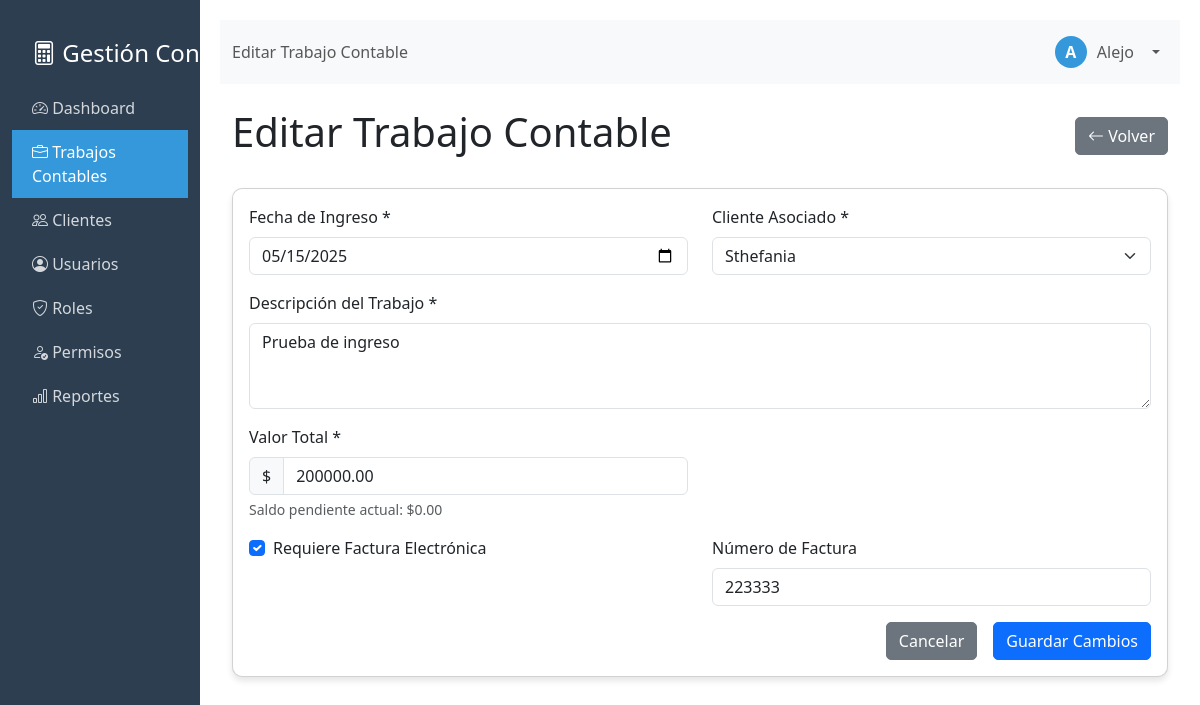
The app's page /editar_trabajo.php?id=4 (signed in) with its own data.
### tables this page shows
CREATE TABLE `trabajos_contables` (
  `id` int(11) NOT NULL,
  `cliente_id` int(11) DEFAULT NULL,
  `fecha_ingreso` date NOT NULL,
  `fecha_inicio` date DEFAULT NULL,
  `nombre_cliente` varchar(100) NOT NULL,
  `descripcion` text NOT NULL,
  `valor_total` decimal(10,2) NOT NULL,
  `abonos_realizados` decimal(10,2) DEFAULT 0.00,
  `saldo_pendiente` decimal(10,2) NOT NULL,
  `requiere_factura` tinyint(1) DEFAULT 0,
  `numero_factura` varchar(50) DEFAULT NULL,
  `estado` enum('recibido','en_fabricacion','entregado') DEFAULT 'recibido',
  `fecha_cambio_estado` timestamp NOT NULL DEFAULT current_timestamp(),
  `fecha_creacion` timestamp NOT NULL DEFAULT current_timestamp(),
  `fecha_actualizacion` timestamp NOT NULL DEFAULT current_timestamp() ON UPDATE current_timestamp()
);

CREATE TABLE `clientes` (
  `id` int(11) NOT NULL,
  `nombre_completo` varchar(255) NOT NULL,
  `tipo_documento` varchar(50) DEFAULT NULL,
  `numero_documento` varchar(50) DEFAULT NULL,
  `direccion` text DEFAULT NULL,
  `telefono` varchar(50) DEFAULT NULL,
  `email` varchar(100) DEFAULT NULL,
  `fecha_registro` timestamp NOT NULL DEFAULT current_timestamp()
);

### editar_trabajo.php (the view, shortened to what this page needs)
<?php
require_once 'config/database.php';
$id = $_GET['id'];
$error = '';
$lista_clientes = [];
try {
    $stmt_clientes = $pdo->query("SELECT id, nombre_completo FROM clientes ORDER BY nombre_completo ASC");
    $lista_clientes = $stmt_clientes->fetchAll(PDO::FETCH_ASSOC);
} catch (PDOException $e) {
    $error_clientes = "Error al cargar la lista de clientes: " . $e->getMessage();
}
$stmt = $pdo->prepare("SELECT * FROM trabajos_contables WHERE id = ?");
$stmt->execute([$id]);
$trabajo = $stmt->fetch(PDO::FETCH_ASSOC);
?>
<div class="container-fluid">
    <div class="d-flex justify-content-between align-items-center mb-4">
        <h1>Editar Trabajo Contable</h1>
        <a href="ver_trabajo.php?id=<?php echo $id; ?>" class="btn btn-secondary">
            <i class="bi bi-arrow-left"></i> Volver
        </a>
    </div>
    <div class="card">
        <div class="card-body">
            <form method="POST" class="needs-validation" novalidate>
                <div class="row mb-3">
                    <div class="col-md-6">
                        <label for="fecha_ingreso" class="form-label">Fecha de Ingreso *</label>
                        <input type="date" class="form-control" id="fecha_ingreso" name="fecha_ingreso"
                               value="<?php echo $trabajo['fecha_ingreso']; ?>" required>
                    </div>
                    <div class="col-md-6">
                        <label for="cliente_id" class="form-label">Cliente Asociado *</label>
                        <select class="form-select <?php echo (isset($error) && strpos($error, 'Cliente') !== false) ? 'is-invalid' : ''; ?>" id="cliente_id" name="cliente_id" required>
                            <?php if (!empty($lista_clientes)): ?>
                                <?php foreach ($lista_clientes as $cliente_item): ?>
                                    <option value="<?php echo htmlspecialchars($cliente_item['id']); ?>"
                                        <?php echo (isset($trabajo['cliente_id']) && $trabajo['cliente_id'] == $cliente_item['id']) ? 'selected' : ''; ?>>
                                        <?php echo htmlspecialchars($cliente_item['nombre_completo']); ?>
                                    </option>
                                <?php endforeach; ?>
                            <?php endif; ?>
                        </select>
                    </div>
                </div>
                <div class="mb-3">
                    <label for="descripcion" class="form-label">Descripción del Trabajo *</label>
                    <textarea class="form-control" id="descripcion" name="descripcion" rows="3" required><?php
                        echo htmlspecialchars($trabajo['descripcion']);
                    ?></textarea>
                </div>
                <div class="row mb-3">
                    <div class="col-md-6">
                        <label for="valor_total" class="form-label">Valor Total *</label>
                        <div class="input-group">
                            <span class="input-group-text">$</span>
                            <input type="number" class="form-control" id="valor_total" name="valor_total"
                                   step="0.01" min="0" value="<?php echo $trabajo['valor_total']; ?>" required>
                        </div>
                        <div class="form-text">
                            Saldo pendiente actual: $<?php echo number_format($trabajo['saldo_pendiente'], 2); ?>
                        </div>
                    </div>
                </div>
                <div class="row mb-3">
                    <div class="col-md-6">
                        <div class="form-check">
                            <input class="form-check-input" type="checkbox" id="requiere_factura" name="requiere_factura"
                                   <?php echo $trabajo['requiere_factura'] ? 'checked' : ''; ?>>
                            <label class="form-check-label" for="requiere_factura">
                                Requiere Factura Electrónica
                            </label>
                        </div>
                    </div>
                    <div class="col-md-6">
                        <label for="numero_factura" class="form-label">Número de Factura</label>
                        <input type="text" class="form-control" id="numero_factura" name="numero_factura"
                               value="<?php echo htmlspecialchars($trabajo['numero_factura'] ?? ''); ?>">
                    </div>
                </div>
                <div class="d-grid gap-2 d-md-flex justify-content-md-end">
                    <a href="ver_trabajo.php?id=<?php echo $id; ?>" class="btn btn-secondary me-md-2">Cancelar</a>
                    <button type="submit" class="btn btn-primary">Guardar Cambios</button>
                </div>
            </form>
        </div>
    </div>
</div>
<?php
require_once 'layout.php';
?>

### layout.php (style rules this page uses)
.card { border-radius: 10px; box-shadow: 0 4px 6px rgba(0, 0, 0, 0.1); margin-bottom: 20px; }
.btn { border-radius: 5px; }

### records on screen
trabajos_contables: fecha_ingreso "05/15/2025", cliente_id "Sthefania", descripcion "Prueba de ingreso", valor_total "200000.00", saldo_pendiente "0.00", requiere_factura "☑", numero_factura "223333"

### other values on screen
$titulo "Editar Trabajo Contable"
substr($nombre_usuario, 0, 1) "A"
$nombre_usuario "Alejo"
